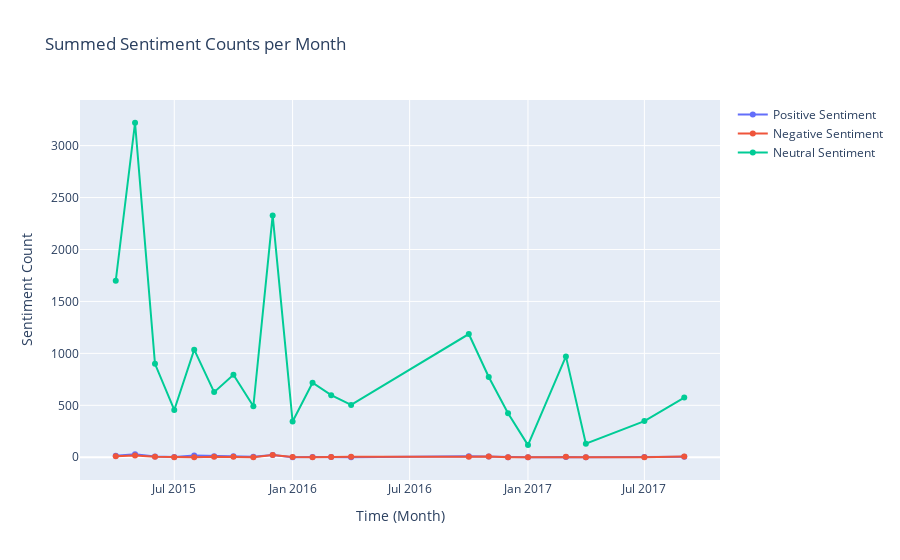

Notebook code cell kept with this figure:
### Code cell
import plotly.io as pio
import plotly.graph_objs as go
from plotly.subplots import make_subplots

# Create traces for each sentiment
trace_pos = go.Scatter(
    x=monthly_data['month_year'],
    y=monthly_data['pos_sentiment_count'],
    mode='lines+markers',
    name='Positive Sentiment'
)

trace_neg = go.Scatter(
    x=monthly_data['month_year'],
    y=monthly_data['negative_sentiment_count'],
    mode='lines+markers',
    name='Negative Sentiment'
)

trace_neutral = go.Scatter(
    x=monthly_data['month_year'],
    y=monthly_data['neutral_sentiment_count'],
    mode='lines+markers',
    name='Neutral Sentiment'
)

# Combine the traces into a list
data = [trace_pos, trace_neg, trace_neutral]

# Create the figure and add the traces
fig = go.Figure(data=data)

# Update the layout for better visualization
fig.update_layout(
    title='Summed Sentiment Counts per Month',
    xaxis_title='Time (Month)',
    yaxis_title='Sentiment Count',
    template='plotly',
    showlegend=True
)

#pio.renderers.default = 'jupyterlab'  # Use 'jupyterlab' for JupyterLab

# Display the interactive plot
#fig.show()

### Figure 1 — Plotly figure (JSON) as saved in the notebook; plotly's stock layout.template omitted (floating-point values rounded to 4 significant figures)
{"data": [{"mode": "lines+markers", "name": "Positive Sentiment", "type": "scatter", "x": ["2015-04-01T00:00:00", "2015-05-01T00:00:00", "2015-06-01T00:00:00", "2015-07-01T00:00:00", "2015-08-01T00:00:00", "2015-09-01T00:00:00", "2015-10-01T00:00:00", "2015-11-01T00:00:00", "2015-12-01T00:00:00", "2016-01-01T00:00:00", "2016-02-01T00:00:00", "2016-03-01T00:00:00", "2016-04-01T00:00:00", "2016-10-01T00:00:00", "2016-11-01T00:00:00", "2016-12-01T00:00:00", "2017-01-01T00:00:00", "2017-03-01T00:00:00", "2017-04-01T00:00:00", "2017-07-01T00:00:00", "2017-09-01T00:00:00"], "y": [15, 29, 7, 3, 16, 10, 9, 4, 21, 0, 3, 3, 1, 9, 7, 1, 0, 3, 0, 2, 5]}, {"mode": "lines+markers", "name": "Negative Sentiment", "type": "scatter", "x": ["2015-04-01T00:00:00", "2015-05-01T00:00:00", "2015-06-01T00:00:00", "2015-07-01T00:00:00", "2015-08-01T00:00:00", "2015-09-01T00:00:00", "2015-10-01T00:00:00", "2015-11-01T00:00:00", "2015-12-01T00:00:00", "2016-01-01T00:00:00", "2016-02-01T00:00:00", "2016-03-01T00:00:00", "2016-04-01T00:00:00", "2016-10-01T00:00:00", "2016-11-01T00:00:00", "2016-12-01T00:00:00", "2017-01-01T00:00:00", "2017-03-01T00:00:00", "2017-04-01T00:00:00", "2017-07-01T00:00:00", "2017-09-01T00:00:00"], "y": [10, 17, 5, 1, 0, 4, 5, 1, 21, 2, 1, 3, 5, 5, 7, 1, 0, 4, 0, 1, 8]}, {"mode": "lines+markers", "name": "Neutral Sentiment", "type": "scatter", "x": ["2015-04-01T00:00:00", "2015-05-01T00:00:00", "2015-06-01T00:00:00", "2015-07-01T00:00:00", "2015-08-01T00:00:00", "2015-09-01T00:00:00", "2015-10-01T00:00:00", "2015-11-01T00:00:00", "2015-12-01T00:00:00", "2016-01-01T00:00:00", "2016-02-01T00:00:00", "2016-03-01T00:00:00", "2016-04-01T00:00:00", "2016-10-01T00:00:00", "2016-11-01T00:00:00", "2016-12-01T00:00:00", "2017-01-01T00:00:00", "2017-03-01T00:00:00", "2017-04-01T00:00:00", "2017-07-01T00:00:00", "2017-09-01T00:00:00"], "y": [1699, 3220, 899, 455, 1036, 627, 794, 491, 2328, 344, 717, 598, 504, 1186, 773, 423, 117, 971, 131, 348, 574]}], "layout": {"showlegend": true, "title": {"text": "Summed Sentiment Counts per Month"}, "xaxis": {"title": {"text": "Time (Month)"}}, "yaxis": {"title": {"text": "Sentiment Count"}}}}
